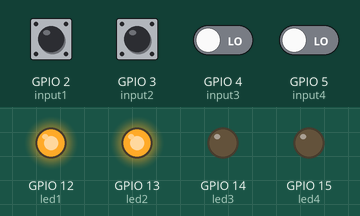
The program below on a simulated Raspberry Pi (BCM pin numbers). Parts: output pins drawn as LEDs (lit = HIGH). The test bench sets the inputs (shaded band); at power-on: GPIO 2 (input1), GPIO 3 (input2) HIGH, GPIO 4 (input3), GPIO 5 (input4) LOW.

Above: at 1.2 s.
1.3 s: GPIO 2 (input1) pulled LOW for 0.15 s
At 1.37 s:
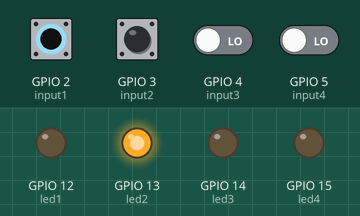
2.9 s: GPIO 3 (input2) pulled LOW for 0.15 s
At 2.97 s:
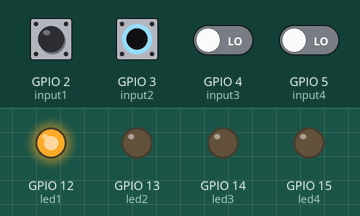
4.5 s: GPIO 4 (input3) driven HIGH
At 5.6 s:
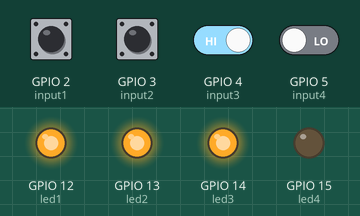
6.0 s: GPIO 5 (input4) driven HIGH
At 6.7 s:
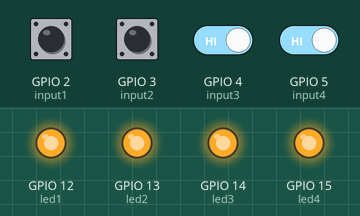
7.5 s: GPIO 2 (input1) pulled LOW for 1 s
At 7.9 s:
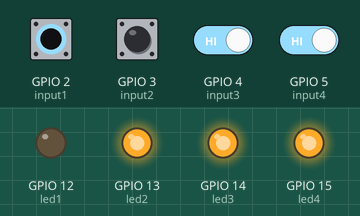
10.0 s: GPIO 3 (input2) pulled LOW for 1 s
At 10.8 s:
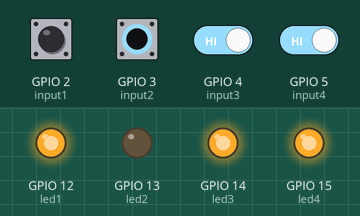
Timing chart, 0 to 13.0 s (numbered marks = the images above; inputs shaded):
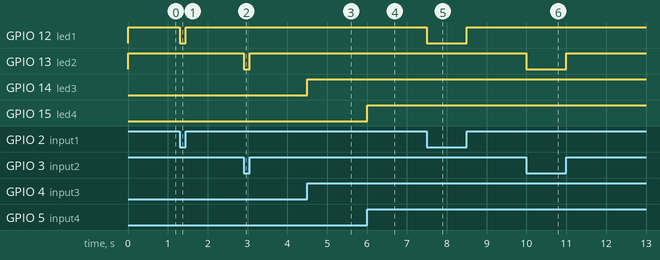

Measured:
- after the input at 1.3 s, GPIO 12 (led1): HIGH → LOW at once, → HIGH 0.15 s later
- after the input at 2.9 s, GPIO 13 (led2): HIGH → LOW at once, → HIGH 0.15 s later
- after the input at 4.5 s, GPIO 14 (led3): LOW → HIGH at once
- after the input at 6.0 s, GPIO 15 (led4): LOW → HIGH at once
- after the input at 7.5 s, GPIO 12 (led1): HIGH → LOW at once, → HIGH 1.0 s later
- after the input at 10.0 s, GPIO 13 (led2): HIGH → LOW at once, → HIGH 1.0 s later

The program:

main.py
```python
import RPi.GPIO as GPIO  # import RPi.GPIO module


led1 = 12
led2 = 13
led3 = 14
led4 = 15
input1 = 2
input2 = 3
input3 = 4
input4 = 5


GPIO.setmode(GPIO.BCM)  # choose BCM or BOARD
GPIO.setup(led1, GPIO.OUT)
GPIO.setup(led2, GPIO.OUT)
GPIO.setup(led3, GPIO.OUT)
GPIO.setup(led4, GPIO.OUT)
GPIO.setup(input1, GPIO.IN)
GPIO.setup(input2, GPIO.IN)
GPIO.setup(input3, GPIO.IN)
GPIO.setup(input4, GPIO.IN)

while True:

    if GPIO.input(input1) == GPIO.HIGH:
        GPIO.output(led1, GPIO.HIGH)
    else:
        GPIO.output(led1, GPIO.LOW)

    if GPIO.input(input2) == GPIO.HIGH:
        GPIO.output(led2, GPIO.HIGH)
    else:
        GPIO.output(led2, GPIO.LOW)

    if GPIO.input(input3) == GPIO.HIGH:
        GPIO.output(led3, GPIO.HIGH)
    else:
        GPIO.output(led3, GPIO.LOW)

    if GPIO.input(input4) == GPIO.HIGH:
        GPIO.output(led4, GPIO.HIGH)
    else:
        GPIO.output(led4, GPIO.LOW)
```
